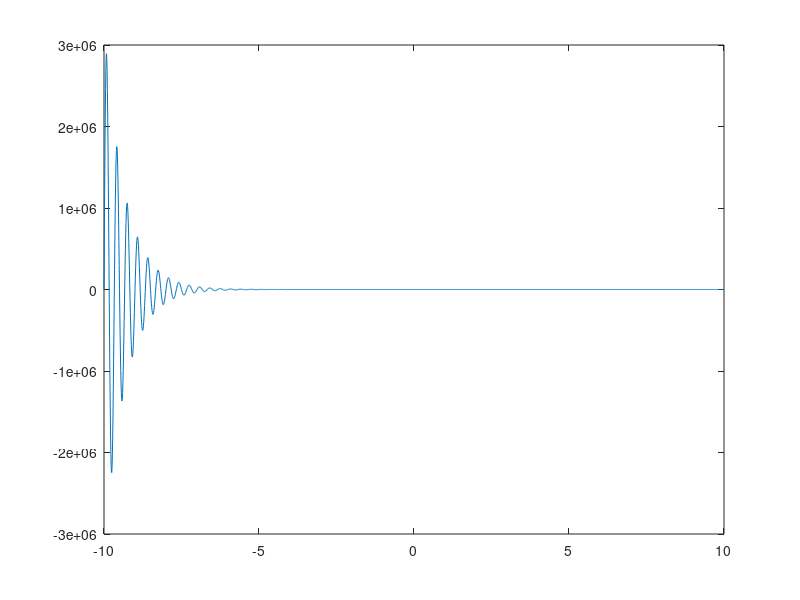

Reproduce this figure in MATLAB.
%Lista 1 - Pedro Henrique Guimaraes Carvalho - 22B
%Questao 2

clear;
clc;

t = -10:0.01:10;
y = sin(2*pi*3.*t).*exp(-1.5*t);

plot(t,y);